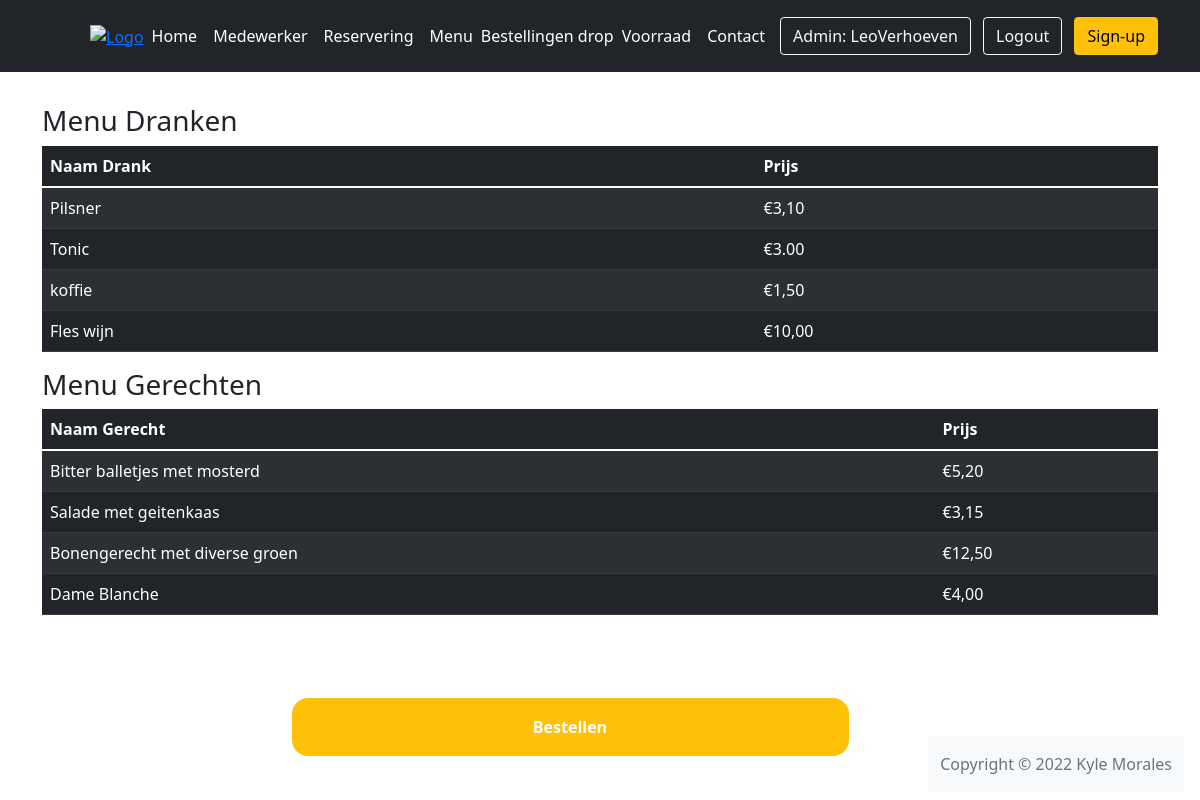
Screenshot of /m-klant.php (signed in) with the database file from the repository.
### tables this page shows
CREATE TABLE drank(
    id INT NOT NULL AUTO_INCREMENT,
    drank VARCHAR(255) NOT NULL,
    prijs_drank VARCHAR(255) NOT NULL,
    PRIMARY KEY(id)
);

CREATE TABLE eten(
    id INT NOT NULL AUTO_INCREMENT,
    eten VARCHAR(255) NOT NULL,
    prijs_eten VARCHAR(255) NOT NULL,
    PRIMARY KEY(id)
);

### dbh.php (called while the page is built, shortened)
<?php
class Dbh
{
    protected function connect()
    {
        $this->servername = "localhost";
        $this->username = "root";
        $this->pwd = "";
        $this->dbname = "etaste";
        $this->charset = "utf8mb4";
        try {
            $dsn = "mysql:host=" . $this->servername . ";dbname=" . $this->dbname . ";charset=" . $this->charset;
            $pdo = new PDO($dsn, $this->username, $this->pwd);
            $pdo->setAttribute(PDO::ATTR_ERRMODE, PDO::ERRMODE_EXCEPTION);
            return $pdo;
        } catch (PDOException $e) {
            echo "No database connection. Failed:" . $e->getMessage() . "<br/>";
            die();
        }
    }
}

### m-database.php (called while the page is built, shortened)
<?php
class PostM extends Dbh
{
    public function getPostEten()
    {
        $sql = "SELECT * FROM eten";
        $stmt = $this->connect()->prepare($sql);
        $stmt->execute();
        while ($result = $stmt->fetchAll()) {
            return $result;
        };
    }
    public function getPostDrank()
    {
        $sql = "SELECT * FROM drank";
        $stmt = $this->connect()->prepare($sql);
        $stmt->execute();
        while ($result = $stmt->fetchAll()) {
            return $result;
        };
    }
}

### m-klant.php (the view, shortened to what this page needs)
<?php
require_once("header.php");
?>
<div class="container-sm">
    <?php
    $postD = new PostM();
    echo '<h3>Menu Dranken</h3>';
    if ($postD->getPostDrank()) {
        echo ' <table class="table table-dark table-striped"> ';
        echo '<thead>';
        echo '<tr>';
        echo '<th>Naam Drank</th>';
        echo '<th>Prijs</th>';
        echo '</tr>';
        echo '</thead>';
        foreach ($postD->getPostDrank() as $postR) {
            echo '<tr>';
            echo '<td>' . $postR['drank'] . '</td>';
            echo '<td> €' . $postR['prijs_drank'] . '</td>';
            echo '</tr>';
        }
        echo '</table>';
    } else {
        echo "<p class='mt-5 mx-auto'> empty </p>";
    }
    echo '<h3>Menu Gerechten</h3>';
    if ($postD->getPostEten()) {
        echo ' <table class="table table-dark table-striped"> ';
        echo '<thead>';
        echo '<tr>';
        echo '<th>Naam Gerecht</th>';
        echo '<th>Prijs</th>';
        echo '</tr>';
        echo '</thead>';
        foreach ($postD->getPostEten() as $postR) {
            echo '<tr>';
            echo '<td>' . $postR['eten'] . '</td>';
            echo '<td> €' . $postR['prijs_eten'] . '</td>';
            echo '</tr>';
        }
        echo '</table>';
    } else {
        echo "<p class='mt-5 mx-auto'> empty </p>";
    }
    ?>
</div>
<div class="container contact-form btn">
    <a href="b-klant.php"><input type="submit" name="submit_eten" class="btnContact bestel" value="Bestellen" /></a>
</div>
<?php require_once("footer.php"); ?>

### style.css (style rules this page uses)
.container-sm { margin-top: 2em; }
.contact-form { background: #fff; margin-top: 5%; width: 70%; }
.contact-form .btnContact { width: 50%; border: none; border-radius: 1rem; padding: 1.5%; background: #ffc107; font-weight: 600; color: #fff; cursor: pointer; }

### rows the page displays
drank: drank "Pilsner", prijs_drank "3,10"
drank: drank "Tonic", prijs_drank "3.00"
drank: drank "koffie", prijs_drank "1,50"
drank: drank "Fles wijn", prijs_drank "10,00"
eten: eten "Bitter balletjes met mosterd", prijs_eten "5,20"
eten: eten "Salade met geitenkaas", prijs_eten "3,15"
eten: eten "Bonengerecht met diverse groen", prijs_eten "12,50"
eten: eten "Dame Blanche", prijs_eten "4,00"

### other values shown
$_SESSION["admin_user"] "LeoVerhoeven"
